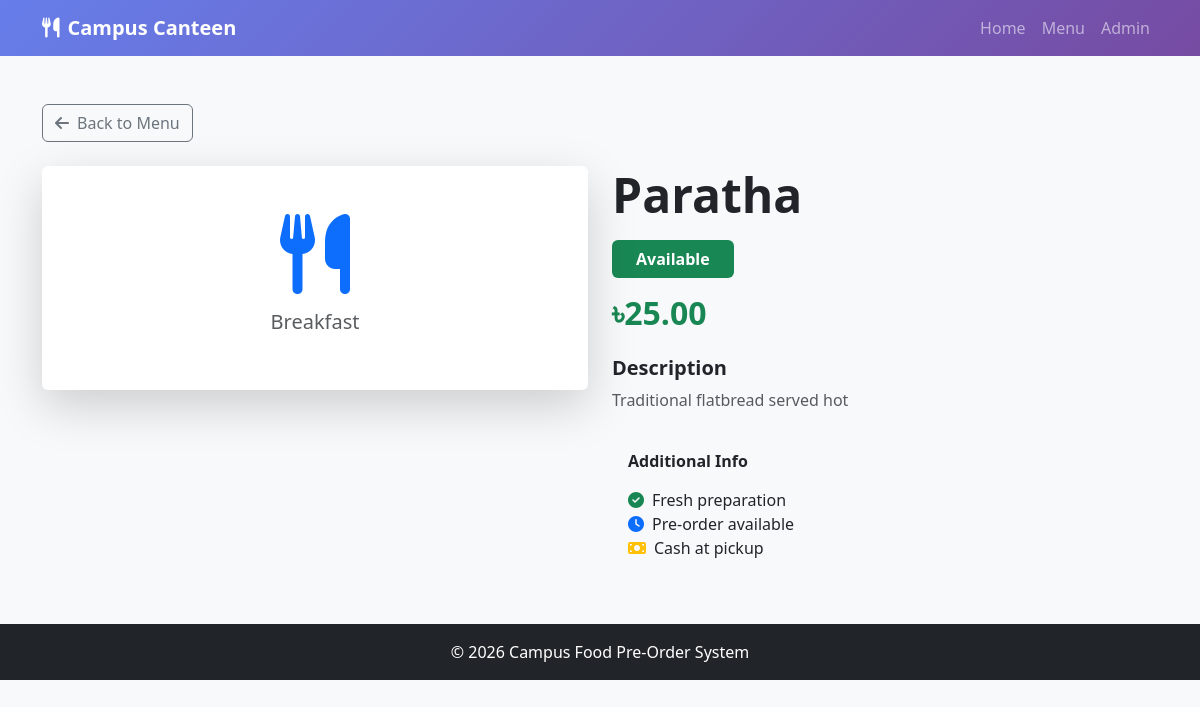
Screenshot of /item/1/ with the database file from the repository.
### canteen/models.py (models this page shows, shortened)
class FoodItem(models.Model):
    category = models.ForeignKey(
        Category,
        on_delete=models.CASCADE,
        related_name='food_items'
    )
    name = models.CharField(max_length=200)
    description = models.TextField(blank=True)
    price = models.DecimalField(max_digits=6, decimal_places=2)
    image = models.ImageField(upload_to='food_images/', blank=True, null=True)
    is_available = models.BooleanField(default=True)
    created_at = models.DateTimeField(auto_now_add=True)
    updated_at = models.DateTimeField(auto_now=True)
    class Meta:
        ordering = ['category', 'name']
    def get_availability_status(self):
        return "Available" if self.is_available else "Sold Out"

class Category(models.Model):
    CATEGORY_CHOICES = [
        ('breakfast', 'Breakfast'),
        ('lunch', 'Lunch'),
        ('snacks', 'Snacks'),
        ('drinks', 'Drinks'),
    ]
    name = models.CharField(max_length=50, choices=CATEGORY_CHOICES, unique=True)
    description = models.TextField(blank=True)
    created_at = models.DateTimeField(auto_now_add=True)
    class Meta:
        verbose_name_plural = "Categories"
        ordering = ['name']

### canteen/views.py (the view)
# urls.py: path('item/<int:item_id>/', views.food_item_detail, name='food_detail'),
def food_item_detail(request, item_id):
    food_item = get_object_or_404(FoodItem, id=item_id)
    related_items = FoodItem.objects.filter(
        category=food_item.category,
        is_available=True
    ).exclude(id=item_id)[:4]
    context = {
        'food_item': food_item,
        'related_items': related_items,
    }
    return render(request, 'canteen/food_detail.html', context)

### canteen/templates/canteen/food_detail.html (shortened to what this page needs)
{% extends 'canteen/base.html' %}
{% block content %}
<div class="container my-5">
    <a href="{% url 'canteen:home' %}" class="btn btn-outline-secondary mb-4">
        <i class="fas fa-arrow-left me-2"></i>Back to Menu
    </a>
    <div class="row">
        <div class="col-md-6">
            <div class="card shadow-lg border-0">
                <div class="card-body text-center p-5">
                    <i class="fas fa-utensils fa-5x text-primary mb-3"></i>
                    <h5 class="text-muted">{{ food_item.category.get_name_display }}</h5>
                </div>
            </div>
        </div>
        <div class="col-md-6">
            <h1 class="display-5 fw-bold mb-3">{{ food_item.name }}</h1>
            <span class="badge {% if food_item.is_available %}bg-success{% else %}bg-danger{% endif %} mb-3" style="font-size: 1rem; padding: 0.7rem 1.5rem;">
                {{ food_item.get_availability_status }}
            </span>
            <h2 class="text-success fw-bold mb-4">৳{{ food_item.price }}</h2>
            <div class="mb-4">
                <h5 class="fw-bold">Description</h5>
                <p class="text-muted">{{ food_item.description|default:"Delicious food item from our canteen." }}</p>
            </div>
            <div class="card bg-light border-0">
                <div class="card-body">
                    <h6 class="fw-bold mb-3">Additional Info</h6>
                    <ul class="list-unstyled mb-0">
                        <li><i class="fas fa-check-circle text-success me-2"></i>Fresh preparation</li>
                        <li><i class="fas fa-clock text-primary me-2"></i>Pre-order available</li>
                        <li><i class="fas fa-money-bill text-warning me-2"></i>Cash at pickup</li>
                    </ul>
                </div>
            </div>
        </div>
    </div>
</div>
{% endblock %}

### canteen/templates/canteen/base.html (style rules this page uses)
body { background-color: #f8f9fa; }

### rows the page displays
FoodItem: category.name "Breakfast", name "Paratha", get_availability_status "Available", price "25.00", description "Traditional flatbread served hot"
